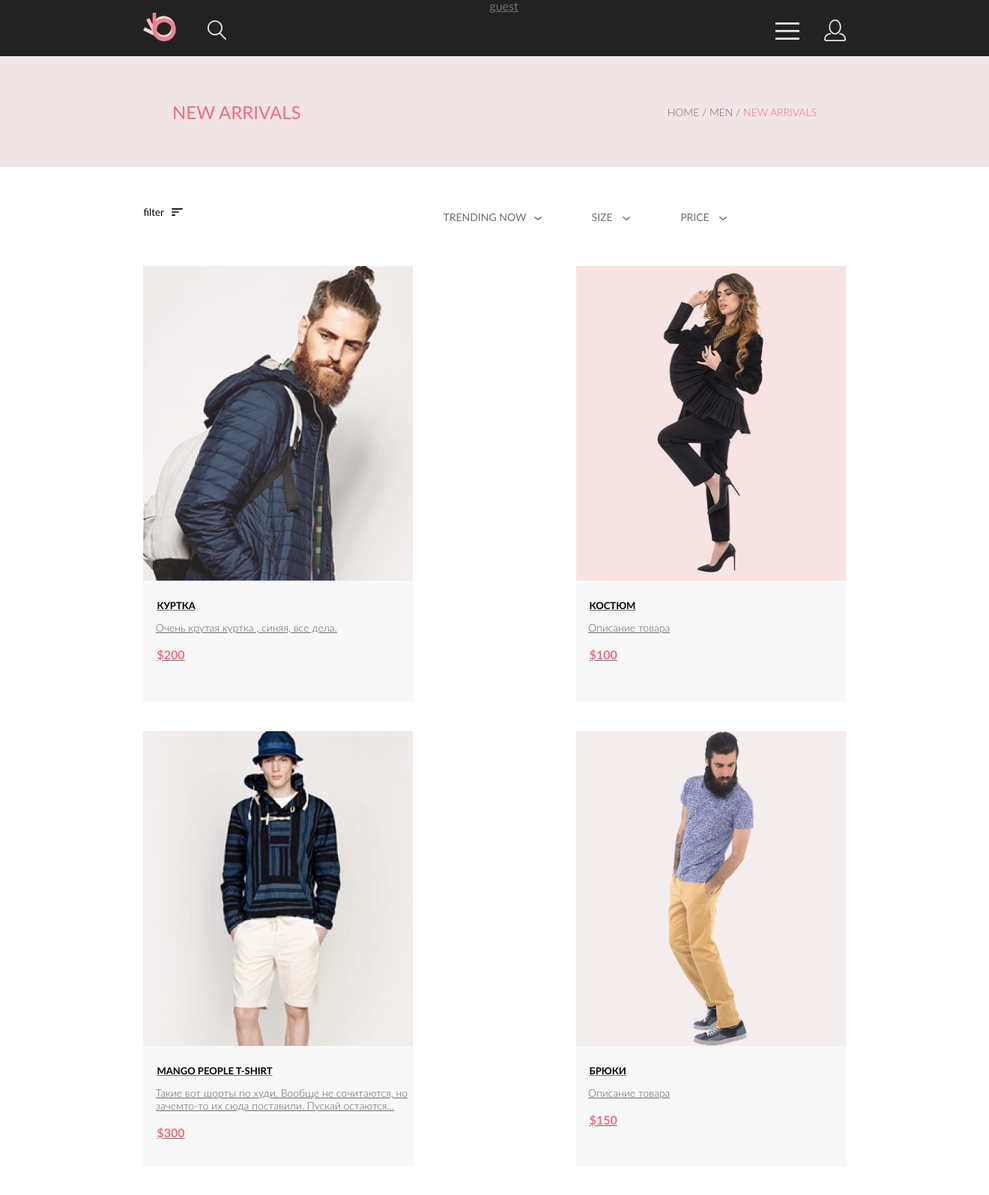
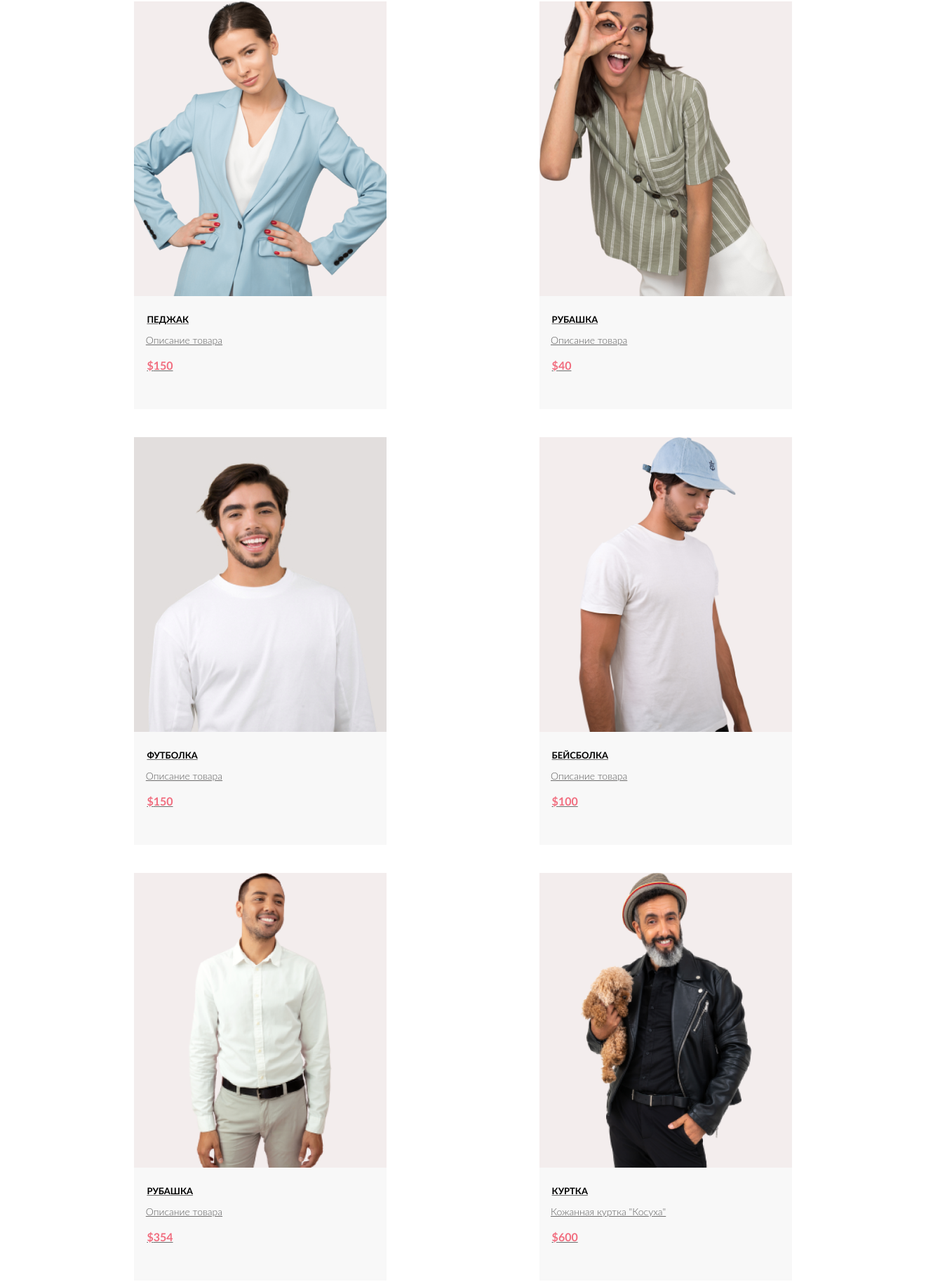
/?page=catalog (upper part), run on the app's committed database (2 pictures, top to bottom).
### tables this page shows
CREATE TABLE `goods` (
  `id` int NOT NULL,
  `title` varchar(20) NOT NULL DEFAULT 'Заголовоктовара',
  `description` varchar(250) NOT NULL DEFAULT 'Описание товара',
  `count` int NOT NULL DEFAULT '1',
  `price` int NOT NULL,
  `photo` varchar(50) NOT NULL,
  `category` int NOT NULL
);

### engine/function.php (the view, shortened to what this page needs)
<?php
    function execQuery($db,$query){
        return mysqli_query($db,$query);
    }
    function showSomeMiniCard($db,$count,$isAuth = false) {
        $query=execQuery($db,"SELECT * FROM goods limit $count");
        foreach ($query as $item){
            productCard($db,$item['id'],$isAuth);
        }
    }
    function productCard ($db,$id,$isAuth = false) {
        foreach (execQuery($db,"SELECT * FROM goods WHERE id=$id") as $item): ?>
        <li class="product__card">
            <div class="product__card-imgbox">
                <img class="product__card-img" src="../public/img/<?= $item['photo'] ?>" height="420" alt="cadr_img">
            </div>
            <a href="?page=product&id_good=<?= $item['id'] ?>">
                <h4 class="product__card-header"><?= $item['title'] ?></h4>
                <p class="product__card-text">
                    <?= $item['description'] ?>
                </p>
                <h5 class="product__card-price">$<?= $item['price'] ?></h5>
            </a>
        </li>
    <?php endforeach;
    }
        $item=mysqli_fetch_assoc(execQuery($db,"SELECT *,c.id as idCart,c.count as countInCart FROM cart c LEFT JOIN goods g ON c.id_good = g.id WHERE g.id=$idGood AND userid=$userid")); ?>

### public/css/catalog.css (style rules this page uses)
.product__card { background: #F8F8F8; height: 581px; width: 360px; margin-bottom: 40px; }
.product__card-imgbox { position: relative; }
.product__card-img { margin: 0 0 25px; }
.product__card-header { margin-left: 18px; margin-bottom: 13px; font-size: 13px; line-height: 16px; color: #000000; text-transform: uppercase; }
.product__card-text { margin-left: 16.4px; margin-bottom: 18px; font-weight: 300; font-size: 14px; line-height: 17px; color: #5D5D5D; }
.product__card-price { margin-left: 18px; font-size: 16px; line-height: 19px; color: #F16D7F; }

### data on the page
goods: photo (picture), title "КУРТКА", description "Очень крутая куртка , синяя, все дела.", price "200"
goods: photo (picture), title "КОСТЮМ", description "Описание товара", price "100"
goods: photo (picture), title "MANGO PEOPLE T-SHIRT", description "Такие вот шорты по худи. Вообще не сочитаются, но зачемто-то их сюда поставили. Пускай остаются...", price "300"
goods: photo (picture), title "БРЮКИ", description "Описание товара", price "150"
goods: photo (picture), title "ПЕДЖАК", description "Описание товара", price "150"
goods: photo (picture), title "РУБАШКА", description "Описание товара", price "40"
goods: photo (picture), title "ФУТБОЛКА", description "Описание товара", price "150"
goods: photo (picture), title "БЕЙСБОЛКА", description "Описание товара", price "100"
goods: photo (picture), title "РУБАШКА", description "Описание товара", price "354"
goods: photo (picture), title "КУРТКА", description "Кожанная куртка \"Косуха\"", price "600"
